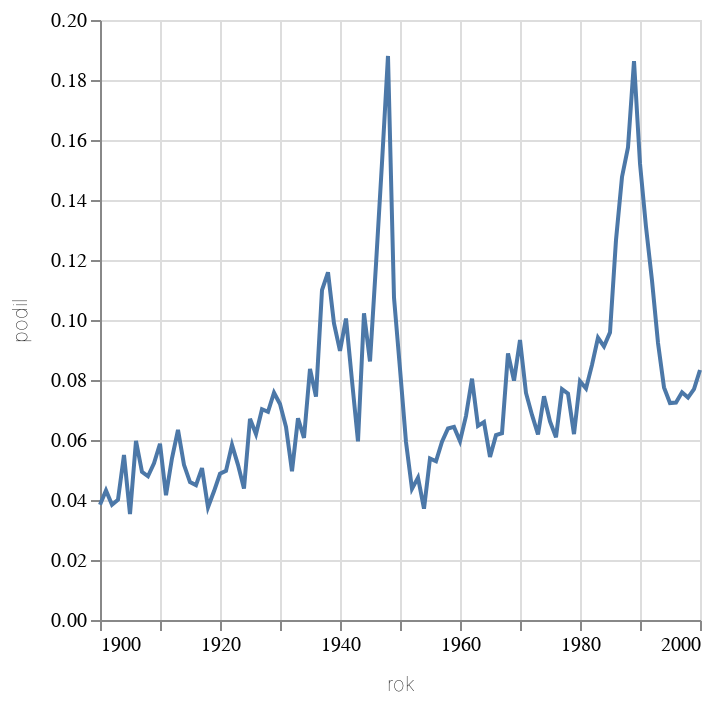

Source (notebook cell):
### Code cell
alt.Chart(alt_friendly(df_koncici_autorstvo.filter(pl.col("rok").is_between(1900,2000))), width=300).mark_line().encode(alt.X("rok:T"), alt.Y("podil:Q"))

### Figure 1 — Vega-Lite specification as saved in the notebook (floating-point values rounded to 4 significant figures)
{"config": {"title": {"font": "Noticia Text", "fontSize": 14, "anchor": "start", "fontWeight": "bolder", "subtitleFont": "Noticia Text", "subtitleFontSize": 12, "subtitleFontWeight": "lighter", "subtitlePadding": 12, "dy": -12}, "axis": {"labelFont": "Asap", "titleFont": "Asap", "fontWeight": "lighter", "titleFontWeight": "lighter", "labelFontSize": 10, "titleFontSize": 10, "labelPadding": 2, "titlePadding": 10}, "legend": {"labelFont": "Asap", "labelFontWeight": "normal", "titleFont": "Asap", "titleFontWeight": "normal", "labelFontSize": 10, "titleFontSize": 10}}, "data": {"name": "data-41603ef286aefd2768796bb39f6f923d"}, "mark": {"type": "line"}, "encoding": {"x": {"field": "rok", "type": "temporal"}, "y": {"field": "podil", "type": "quantitative"}}, "width": 300, "$schema": "https://vega.github.io/schema/vega-lite/v5.8.0.json", "datasets": {"data-41603ef286aefd2768796bb39f6f923d": [{"rok": "1900-01-01T00:00:00", "skoncilo": 20, "celkem": 521, "podil": 0.03839}, {"rok": "1901-01-01T00:00:00", "skoncilo": 28, "celkem": 648, "podil": 0.04321}, {"rok": "1902-01-01T00:00:00", "skoncilo": 29, "celkem": 755, "podil": 0.03841}, {"rok": "1903-01-01T00:00:00", "skoncilo": 29, "celkem": 723, "podil": 0.04011}, {"rok": "1904-01-01T00:00:00", "skoncilo": 40, "celkem": 727, "podil": 0.05502}, {"rok": "1905-01-01T00:00:00", "skoncilo": 25, "celkem": 708, "podil": 0.03531}, {"rok": "1906-01-01T00:00:00", "skoncilo": 45, "celkem": 754, "podil": 0.05968}, {"rok": "1907-01-01T00:00:00", "skoncilo": 36, "celkem": 729, "podil": 0.04938}, {"rok": "1908-01-01T00:00:00", "skoncilo": 39, "celkem": 814, "podil": 0.04791}, {"rok": "1909-01-01T00:00:00", "skoncilo": 43, "celkem": 823, "podil": 0.05225}, {"rok": "1910-01-01T00:00:00", "skoncilo": 54, "celkem": 919, "podil": 0.05876}, {"rok": "1911-01-01T00:00:00", "skoncilo": 37, "celkem": 890, "podil": 0.04157}, {"rok": "1912-01-01T00:00:00", "skoncilo": 51, "celkem": 946, "podil": 0.05391}, {"rok": "1913-01-01T00:00:00", "skoncilo": 59, "celkem": 931, "podil": 0.06337}, {"rok": "1914-01-01T00:00:00", "skoncilo": 39, "celkem": 754, "podil": 0.05172}, {"rok": "1915-01-01T00:00:00", "skoncilo": 25, "celkem": 544, "podil": 0.04596}, {"rok": "1916-01-01T00:00:00", "skoncilo": 29, "celkem": 645, "podil": 0.04496}, {"rok": "1917-01-01T00:00:00", "skoncilo": 33, "celkem": 652, "podil": 0.05061}, {"rok": "1918-01-01T00:00:00", "skoncilo": 26, "celkem": 692, "podil": 0.03757}, {"rok": "1919-01-01T00:00:00", "skoncilo": 45, "celkem": 1049, "podil": 0.0429}, {"rok": "1920-01-01T00:00:00", "skoncilo": 62, "celkem": 1272, "podil": 0.04874}, {"rok": "1921-01-01T00:00:00", "skoncilo": 62, "celkem": 1247, "podil": 0.04972}, {"rok": "1922-01-01T00:00:00", "skoncilo": 80, "celkem": 1370, "podil": 0.05839}, {"rok": "1923-01-01T00:00:00", "skoncilo": 74, "celkem": 1431, "podil": 0.05171}, {"rok": "1924-01-01T00:00:00", "skoncilo": 67, "celkem": 1530, "podil": 0.04379}, {"rok": "1925-01-01T00:00:00", "skoncilo": 104, "celkem": 1551, "podil": 0.06705}, {"rok": "1926-01-01T00:00:00", "skoncilo": 89, "celkem": 1436, "podil": 0.06198}, {"rok": "1927-01-01T00:00:00", "skoncilo": 98, "celkem": 1395, "podil": 0.07025}, {"rok": "1928-01-01T00:00:00", "skoncilo": 101, "celkem": 1455, "podil": 0.06942}, {"rok": "1929-01-01T00:00:00", "skoncilo": 111, "celkem": 1465, "podil": 0.07577}, {"rok": "1930-01-01T00:00:00", "skoncilo": 116, "celkem": 1611, "podil": 0.072}, {"rok": "1931-01-01T00:00:00", "skoncilo": 95, "celkem": 1475, "podil": 0.06441}, {"rok": "1932-01-01T00:00:00", "skoncilo": 74, "celkem": 1493, "podil": 0.04956}, {"rok": "1933-01-01T00:00:00", "skoncilo": 96, "celkem": 1428, "podil": 0.06723}, {"rok": "1934-01-01T00:00:00", "skoncilo": 92, "celkem": 1516, "podil": 0.06069}, {"rok": "1935-01-01T00:00:00", "skoncilo": 137, "celkem": 1637, "podil": 0.08369}, {"rok": "1936-01-01T00:00:00", "skoncilo": 130, "celkem": 1746, "podil": 0.07446}, {"rok": "1937-01-01T00:00:00", "skoncilo": 198, "celkem": 1801, "podil": 0.1099}, {"rok": "1938-01-01T00:00:00", "skoncilo": 183, "celkem": 1579, "podil": 0.1159}, {"rok": "1939-01-01T00:00:00", "skoncilo": 134, "celkem": 1356, "podil": 0.09882}, {"rok": "1940-01-01T00:00:00", "skoncilo": 143, "celkem": 1594, "podil": 0.08971}, {"rok": "1941-01-01T00:00:00", "skoncilo": 147, "celkem": 1463, "podil": 0.1005}, {"rok": "1942-01-01T00:00:00", "skoncilo": 77, "celkem": 965, "podil": 0.07979}, {"rok": "1943-01-01T00:00:00", "skoncilo": 43, "celkem": 722, "podil": 0.05956}, {"rok": "1944-01-01T00:00:00", "skoncilo": 100, "celkem": 978, "podil": 0.1022}, {"rok": "1945-01-01T00:00:00", "skoncilo": 86, "celkem": 998, "podil": 0.08617}, {"rok": "1946-01-01T00:00:00", "skoncilo": 219, "celkem": 1848, "podil": 0.1185}, {"rok": "1947-01-01T00:00:00", "skoncilo": 300, "celkem": 1969, "podil": 0.1524}, {"rok": "1948-01-01T00:00:00", "skoncilo": 326, "celkem": 1734, "podil": 0.188}, {"rok": "1949-01-01T00:00:00", "skoncilo": 113, "celkem": 1052, "podil": 0.1074}, {"rok": "1950-01-01T00:00:00", "skoncilo": 75, "celkem": 896, "podil": 0.08371}, {"rok": "1951-01-01T00:00:00", "skoncilo": 54, "celkem": 910, "podil": 0.05934}, {"rok": "1952-01-01T00:00:00", "skoncilo": 42, "celkem": 961, "podil": 0.0437}, {"rok": "1953-01-01T00:00:00", "skoncilo": 61, "celkem": 1285, "podil": 0.04747}, {"rok": "1954-01-01T00:00:00", "skoncilo": 56, "celkem": 1509, "podil": 0.03711}, {"rok": "1955-01-01T00:00:00", "skoncilo": 85, "celkem": 1579, "podil": 0.05383}, {"rok": "1956-01-01T00:00:00", "skoncilo": 92, "celkem": 1739, "podil": 0.0529}, {"rok": "1957-01-01T00:00:00", "skoncilo": 101, "celkem": 1700, "podil": 0.05941}, {"rok": "1958-01-01T00:00:00", "skoncilo": 116, "celkem": 1817, "podil": 0.06384}, {"rok": "1959-01-01T00:00:00", "skoncilo": 123, "celkem": 1911, "podil": 0.06436}, {"rok": "1960-01-01T00:00:00", "skoncilo": 117, "celkem": 1963, "podil": 0.0596}, {"rok": "1961-01-01T00:00:00", "skoncilo": 138, "celkem": 2028, "podil": 0.06805}, {"rok": "1962-01-01T00:00:00", "skoncilo": 163, "celkem": 2026, "podil": 0.08045}, {"rok": "1963-01-01T00:00:00", "skoncilo": 136, "celkem": 2102, "podil": 0.0647}, {"rok": "1964-01-01T00:00:00", "skoncilo": 137, "celkem": 2077, "podil": 0.06596}, {"rok": "1965-01-01T00:00:00", "skoncilo": 105, "celkem": 1931, "podil": 0.05438}, {"rok": "1966-01-01T00:00:00", "skoncilo": 129, "celkem": 2093, "podil": 0.06163}, {"rok": "1967-01-01T00:00:00", "skoncilo": 122, "celkem": 1959, "podil": 0.06228}, {"rok": "1968-01-01T00:00:00", "skoncilo": 180, "celkem": 2026, "podil": 0.08885}, {"rok": "1969-01-01T00:00:00", "skoncilo": 164, "celkem": 2055, "podil": 0.07981}, {"rok": "1970-01-01T00:00:00", "skoncilo": 202, "celkem": 2165, "podil": 0.0933}, {"rok": "1971-01-01T00:00:00", "skoncilo": 159, "celkem": 2101, "podil": 0.07568}, {"rok": "1972-01-01T00:00:00", "skoncilo": 143, "celkem": 2092, "podil": 0.06836}, {"rok": "1973-01-01T00:00:00", "skoncilo": 126, "celkem": 2037, "podil": 0.06186}, {"rok": "1974-01-01T00:00:00", "skoncilo": 159, "celkem": 2132, "podil": 0.07458}, {"rok": "1975-01-01T00:00:00", "skoncilo": 140, "celkem": 2116, "podil": 0.06616}, {"rok": "1976-01-01T00:00:00", "skoncilo": 134, "celkem": 2199, "podil": 0.06094}, {"rok": "1977-01-01T00:00:00", "skoncilo": 171, "celkem": 2222, "podil": 0.07696}, {"rok": "1978-01-01T00:00:00", "skoncilo": 171, "celkem": 2266, "podil": 0.07546}, {"rok": "1979-01-01T00:00:00", "skoncilo": 145, "celkem": 2340, "podil": 0.06197}, {"rok": "1980-01-01T00:00:00", "skoncilo": 195, "celkem": 2450, "podil": 0.07959}, {"rok": "1981-01-01T00:00:00", "skoncilo": 177, "celkem": 2294, "podil": 0.07716}, {"rok": "1982-01-01T00:00:00", "skoncilo": 208, "celkem": 2446, "podil": 0.08504}, {"rok": "1983-01-01T00:00:00", "skoncilo": 226, "celkem": 2402, "podil": 0.09409}, {"rok": "1984-01-01T00:00:00", "skoncilo": 235, "celkem": 2576, "podil": 0.09123}, {"rok": "1985-01-01T00:00:00", "skoncilo": 234, "celkem": 2441, "podil": 0.09586}, {"rok": "1986-01-01T00:00:00", "skoncilo": 319, "celkem": 2518, "podil": 0.1267}, {"rok": "1987-01-01T00:00:00", "skoncilo": 380, "celkem": 2573, "podil": 0.1477}, {"rok": "1988-01-01T00:00:00", "skoncilo": 406, "celkem": 2577, "podil": 0.1575}, {"rok": "1989-01-01T00:00:00", "skoncilo": 480, "celkem": 2577, "podil": 0.1863}, {"rok": "1990-01-01T00:00:00", "skoncilo": 395, "celkem": 2597, "podil": 0.1521}, {"rok": "1991-01-01T00:00:00", "skoncilo": 342, "celkem": 2610, "podil": 0.131}, {"rok": "1992-01-01T00:00:00", "skoncilo": 300, "celkem": 2651, "podil": 0.1132}, {"rok": "1993-01-01T00:00:00", "skoncilo": 233, "celkem": 2524, "podil": 0.09231}, {"rok": "1994-01-01T00:00:00", "skoncilo": 204, "celkem": 2631, "podil": 0.07754}, {"rok": "1995-01-01T00:00:00", "skoncilo": 207, "celkem": 2862, "podil": 0.07233}, {"rok": "1996-01-01T00:00:00", "skoncilo": 216, "celkem": 2980, "podil": 0.07248}, {"rok": "1997-01-01T00:00:00", "skoncilo": 240, "celkem": 3162, "podil": 0.0759}, {"rok": "1998-01-01T00:00:00", "skoncilo": 247, "celkem": 3331, "podil": 0.07415}, {"rok": "1999-01-01T00:00:00", "skoncilo": 266, "celkem": 3456, "podil": 0.07697}, {"rok": "2000-01-01T00:00:00", "skoncilo": 303, "celkem": 3636, "podil": 0.08333}]}}
